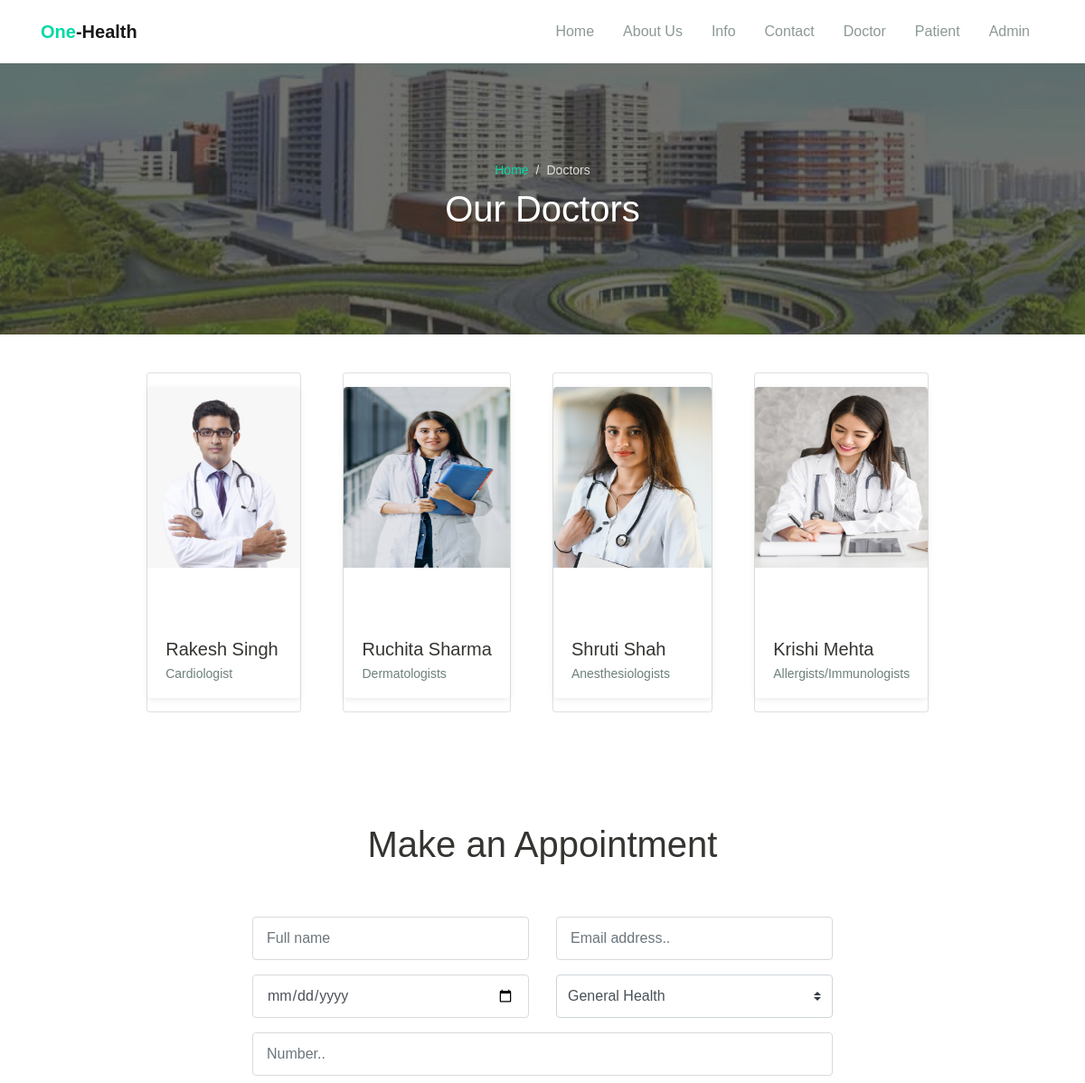
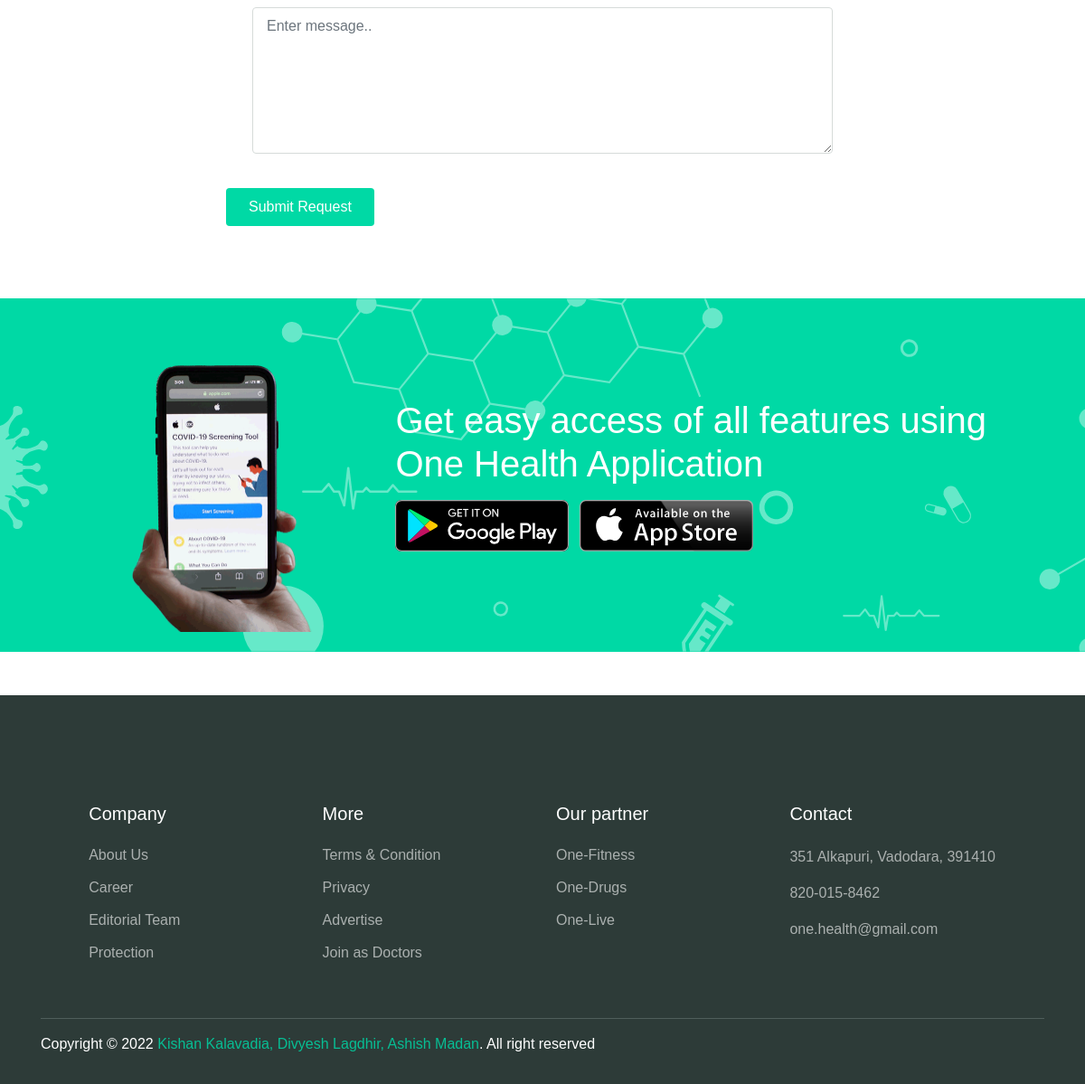
Page /doctors on the committed database (2 pictures, top to bottom).
### hospital/models.py (models this page shows, shortened)
class Doctor(models.Model):
    user=models.OneToOneField(User,on_delete=models.CASCADE)
    profile_pic= models.ImageField(upload_to='profile_pic/DoctorProfilePic/',null=True,blank=True)
    address = models.CharField(max_length=40)
    mobile = models.CharField(max_length=20,null=True)
    department= models.CharField(max_length=50,choices=departments,default='Cardiologist')
    status=models.BooleanField(default=False)
    @property
    def get_name(self):
        return self.user.first_name+" "+self.user.last_name

### hospital/views.py (the view)
# urls.py: path('doctors',views.doctor_view,name='doctor_view'),
def doctor_view(request):
    doctors=models.Doctor.objects.all().filter(status=True)
    return render(request,'hospital/doctor_page.html',{'doctors':doctors})

### templates/hospital/doctor_page.html (shortened to what this page needs)
{% extends 'hospital/homebase.html' %}
{% load static %}
{% block content %}
<head>
    <link rel="stylesheet" href="{% static 'maicons.css'%}">
    <link rel="stylesheet" href="{% static 'bootstrap.css'%}">
    <link rel="stylesheet" href="{% static 'owl.carousel.css'%}">
    <link rel="stylesheet" href="{% static 'animate.css'%}">
    <link rel="stylesheet" href="{% static 'theme.css'%}">
    <link rel="stylesheet" href="https://maxcdn.bootstrapcdn.com/font-awesome/4.7.0/css/font-awesome.min.css">
</head>
<body>
    <div class="page-banner overlay-dark bg-image" style="background-image: url('{% static "img1/bg_image_1.jpg" %}');">
        <div class="banner-section">
          <div class="container text-center wow fadeInUp">
            <nav aria-label="Breadcrumb">
              <ol class="breadcrumb breadcrumb-dark bg-transparent justify-content-center py-0 mb-2">
                <li class="breadcrumb-item"><a href="home">Home</a></li>
                <li class="breadcrumb-item active" aria-current="page">Doctors</li>
              </ol>
            </nav>
            <h1 class="font-weight-normal">Our Doctors</h1>
          </div>
        </div>
      </div>
    <div class="doc">
            <div class="row">
                {% for d in doctors %}
                <div class="column">
                    <div class="card">
                        <div class="card-doctor">
                            <div class="header">
                                <img src="{% static d.profile_pic.url %}" height="200px" alt="">
                            </div>
                            <div class="body">
                                <p class="text-xl mb-0">{{d.get_name}}</p>
                                <span class="text-sm text-grey">{{d.department}}</span>
                            </div>
                        </div>
                    </div>
                </div>
                {% endfor %}
            </div>
        </div>
    <div class="page-section">
        <div class="container">
          <h1 class="text-center wow fadeInUp">Make an Appointment</h1>
          <form class="main-form">
            <div class="row mt-5 ">
              <div class="col-12 col-sm-6 py-2 wow fadeInLeft">
                <input type="text" class="form-control" placeholder="Full name">
              </div>
              <div class="col-12 col-sm-6 py-2 wow fadeInRight">
                <input type="text" class="form-control" placeholder="Email address..">
              </div>
              <div class="col-12 col-sm-6 py-2 wow fadeInLeft" data-wow-delay="300ms">
                <input type="date" class="form-control">
              </div>
              <div class="col-12 col-sm-6 py-2 wow fadeInRight" data-wow-delay="300ms">
                <select name="departement" id="departement" class="custom-select">
                  <option value="general">General Health</option>
                </select>
              </div>
              <div class="col-12 py-2 wow fadeInUp" data-wow-delay="300ms">
                <input type="text" class="form-control" placeholder="Number..">
              </div>
              <div class="col-12 py-2 wow fadeInUp" data-wow-delay="300ms">
                <textarea name="message" id="message" class="form-control" rows="6" placeholder="Enter message.."></textarea>
              </div>
            </div>
            <button type="submit" class="btn btn-primary mt-3 wow zoomIn">Submit Request</button>
          </form>
        </div>
      </div>
    <div class="page-section banner-home bg-image" style="background-image: url('{% static "img1/banner-pattern.svg" %}');">
        <div class="container py-5 py-lg-0">
          <div class="row align-items-center">
            <div class="col-lg-4 wow zoomIn">
              <div class="img-banner d-none d-lg-block">
                <img src="{% static "img1/mobile_app.png" %}" alt="">
              </div>
            </div>
            <div class="col-lg-8 wow fadeInRight">
              <h1 class="font-weight-normal mb-3">Get easy access of all features using One Health Application</h1>
              <a href="#"><img src="{% static "img1/google_play.svg" %}" alt=""></a>
              <a href="#" class="ml-2"><img src="{% static "img1/app_store.svg" %}" alt=""></a>
            </div>
          </div>
        </div>
      </div>
    <br><br>
    <footer class="page-footer">
        <div class="container">
            <div class="row px-md-3">
                <div class="col-sm-6 col-lg-3 py-3">
                    <h5>Company</h5>
                    <ul class="footer-menu">
                        <li><a href="#">About Us</a></li>
                        <li><a href="#">Career</a></li>
                        <li><a href="#">Editorial Team</a></li>
                        <li><a href="#">Protection</a></li>
                    </ul>
                </div>
                <div class="col-sm-6 col-lg-3 py-3">
                    <h5>More</h5>
                    <ul class="footer-menu">
                        <li><a href="#">Terms & Condition</a></li>
                        <li><a href="#">Privacy</a></li>
                        <li><a href="#">Advertise</a></li>
                        <li><a href="#">Join as Doctors</a></li>
                    </ul>
                </div>
                <div class="col-sm-6 col-lg-3 py-3">
                    <h5>Our partner</h5>
                    <ul class="footer-menu">
                        <li><a href="#">One-Fitness</a></li>
                        <li><a href="#">One-Drugs</a></li>
                        <li><a href="#">One-Live</a></li>
                    </ul>
                </div>
                <div class="col-sm-6 col-lg-3 py-3">
                    <h5>Contact</h5>
                    <p class="footer-link mt-2">351 Alkapuri, Vadodara, 391410</p>
                    <a href="#" class="footer-link">820-015-8462</a>
                    <a href="#" class="footer-link">one.health@gmail.com</a>
                </div>
            </div>
            <hr>
            <p id="copyright">Copyright &copy; 2022 <a href="https://macodeid.com/" target="_blank">Kishan Kalavadia, Divyesh Lagdhir, Ashish Madan</a>. All right reserved</p>
          </div>
    </footer>
    {% endblock content %}

### templates/hospital/homebase.html (shortened to what this page needs)
<!DOCTYPE html>
<html lang="en" dir="ltr">
<head>
</head>
<body>
  {% include "hospital/navbar.html" %}
  {%block content%}
  {%endblock content%}
</body>
</html>

### templates/hospital/navbar.html (shortened to what this page needs)
<!DOCTYPE html>
{% load static %}
<html lang="en">
<head>
  <link rel="stylesheet" href="https://stackpath.bootstrapcdn.com/bootstrap/4.3.1/css/bootstrap.min.css">
  <link rel="stylesheet" href="https://maxcdn.bootstrapcdn.com/font-awesome/4.7.0/css/font-awesome.min.css">
</head>
<body>
  <header>
    <nav class="navbar navbar-expand-lg navbar-light shadow-sm">
      <div class="container">
        <a class="navbar-brand" href="#"><span class="text-primary">One</span>-Health</a>
        <div class="collapse navbar-collapse" id="navbarSupport">
          <ul class="navbar-nav ml-auto">
            <li class="nav-item">
              <a class="nav-link" href="home">Home</a>
            </li>
            <li class="nav-item">
              <a class="nav-link" href="aboutus">About Us</a>
            </li>
            <li class="nav-item">
              <a class="nav-link" href="doctors">Info</a>
            </li>
            <li class="nav-item">
              <a class="nav-link" href="contact">Contact</a>
            </li>
            <li class="nav-item">
              <a class="nav-link" href="/doctorlogin">Doctor</a>
            </li>
            <li class="nav-item">
              <a class="nav-link" href="/patientlogin">Patient</a>
            </li>
            <li class="nav-item">
              <a class="nav-link" href="/adminlogin">Admin</a>
            </li>
          </ul>
        </div>
      </div>
    </nav>
  </header>
</body>
</html>

### static/theme.css (style rules this page uses)
:root { --primary: #00D9A5; --accent: #FF3D85; --secondary: #4E5AFE; --warning: #EED818; --info: #05B4E1; --danger: #FF4943; --success: #96C93D; --dark: #343531; --light: #F5F9F6; --cs: #596261; --grey: #6E807A; }
body { font-family: "Source Sans Pro", sans-serif; line-height: 1.5; color: #343531; }
a { color: #07be94; text-decoration: none; background-color: transparent; }
.text-sm { font-size: 14px !important; }
.text-xl { font-size: 20px !important; }
.text-primary { color: #00D9A5 !important; }
.text-grey { color: #6E807A !important; }
.btn-primary { color: #fff; background-color: #00D9A5; border-color: transparent; }
.btn { padding: 8px 24px; }
.breadcrumb { background-color: #f8f9fa; }
.breadcrumb-dark .breadcrumb-item a { color: #00D9A5; }
.breadcrumb-dark .breadcrumb-item + .breadcrumb-item::before { display: inline-block; padding-right: 0.5rem; color: rgba(255, 255, 255, 0.8); content: "/"; }
.breadcrumb-dark .breadcrumb-item.active { color: rgba(255, 255, 255, 0.8); }
.navbar { min-height: 70px; }
.navbar-brand { font-weight: 600; padding-top: 10px; padding-bottom: 10px; }
.navbar-nav { margin-top: 10px; border-top: 1px solid #E8EEE4; flex-shrink: 0; }
.navbar-nav .nav-link { transition: all .2s ease; }
.navbar-light .navbar-nav .nav-link { color: rgba(110, 128, 122, 0.8); }
@media (min-width: 992px) { .navbar-expand-lg .navbar-nav { margin-top: 0; border-top: none; } }
@media (min-width: 992px) { .navbar-expand-lg .navbar-nav .nav-link { padding-right: 16px; padding-left: 16px; } }
@media (min-width: 992px) { .navbar-expand-lg .navbar-nav { align-items: center; } }
.form-control { padding: 8px 15px; height: calc(1.5em + 1.375rem + 2px); border-color: #d6dbd9; }
.custom-select { height: calc(1.5em + 1.375rem + 2px); }
.bg-image { position: relative; background-position: center center; background-size: cover; background-repeat: no-repeat; }
.bg-image > * { position: relative; z-index: 10; }
.page-section { position: relative; padding-top: 80px; padding-bottom: 80px; overflow: hidden; }
.page-banner { position: relative; height: 300px; z-index: 10; }
.page-hero.overlay-dark::before, .page-banner.overlay-dark::before { content: ""; position: absolute; top: 0; left: 0; width: 100%; height: 100%; background: rgba(52, 53, 49, 0.7); z-index: 1; }
.page-banner .breadcrumb-item, .page-banner .breadcrumb-item a { font-size: 14px; }
.hero-section, .banner-section { position: relative; display: -ms-flexbox; display: flex; -ms-flex-align: center; align-items: center; -ms-flex-pack: center; justify-content: center; height: 100%; color: #ffffff; z-index: 10; }
.card-doctor { display: block; margin: 15px auto; width: 100%; max-width: 240px; background-color: #fff; border-radius: 4px; box-shadow: 0 2px 6px rgba(154, 159, 151, 0.2); overflow: hidden; }
.card-doctor .text-xl { font-weight: 500; }
.card-doctor .header { position: relative; width: 100%; height: 260px; overflow: hidden; }
.card-doctor .header::before { content: ''; position: absolute; top: 0; left: 0; width: 100%; height: 100%; background-color: rgba(52, 53, 49, 0.36); opacity: 0; transition: opacity .2s linear; }
.card-doctor .header img { width: 100%; }
.card-doctor .body { padding: 15px 20px; }
.main-form { display: block; max-width: 700px; margin: 0 auto; }
.banner-home { padding: 0; background-color: #00D9A5; color: #fff; }
.banner-home .img-banner { display: block; max-width: 200px; margin-top: 50px; margin-left: auto; margin-right: auto; overflow: hidden; }
.banner-home .img-banner img { width: 100%; }
.page-footer { position: relative; display: block; padding-top: 80px; padding-bottom: 16px; background-color: #2D3B38; color: #fff; }
.page-footer h5 { font-weight: 500; margin-bottom: 16px; }
.page-footer hr { border-color: #4F5E5B; }
.footer-menu { position: relative; list-style: none; padding-left: 0; }
.footer-menu a, .footer-link { display: inline-block; padding-top: 6px; padding-bottom: 6px; color: rgba(255, 255, 255, 0.6); transition: all .2s ease; }
.footer-link { padding: 0; margin-bottom: 16px; }

### templates/hospital/doctor_page.html (style rules this page uses)
.column { margin: 2.5%; }
.row { margin: 2%; }
.doc { margin: 10px 10%; }

### rows in the picture
Doctor: profile_pic (picture), get_name "Rakesh Singh", department "Cardiologist"
Doctor: profile_pic (picture), get_name "Ruchita Sharma", department "Dermatologists"
Doctor: profile_pic (picture), get_name "Shruti Shah", department "Anesthesiologists"
Doctor: profile_pic (picture), get_name "Krishi Mehta", department "Allergists/Immunologists"
